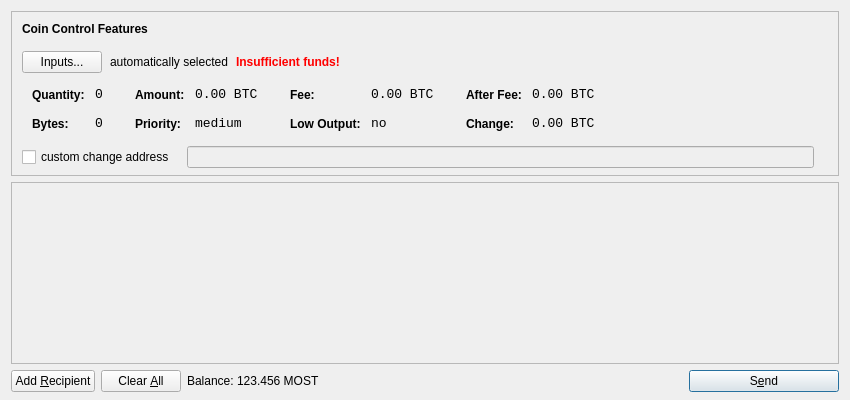
<?xml version="1.0" encoding="UTF-8"?>
<ui version="4.0">
 <class>SendCoinsDialog</class>
 <widget class="QDialog" name="SendCoinsDialog">
  <property name="geometry">
   <rect>
    <x>0</x>
    <y>0</y>
    <width>850</width>
    <height>400</height>
   </rect>
  </property>
  <property name="windowTitle">
   <string>Send Coins</string>
  </property>
  <layout class="QVBoxLayout" name="verticalLayout" stretch="0,1,0">
   <property name="bottomMargin">
    <number>8</number>
   </property>
   <item>
    <widget class="QFrame" name="frameCoinControl">
     <property name="sizePolicy">
      <sizepolicy hsizetype="Expanding" vsizetype="Expanding">
       <horstretch>0</horstretch>
       <verstretch>0</verstretch>
      </sizepolicy>
     </property>
     <property name="maximumSize">
      <size>
       <width>16777215</width>
       <height>16777215</height>
      </size>
     </property>
     <property name="frameShape">
      <enum>QFrame::StyledPanel</enum>
     </property>
     <property name="frameShadow">
      <enum>QFrame::Sunken</enum>
     </property>
     <layout class="QVBoxLayout" name="verticalLayoutCoinControl2">
      <property name="spacing">
       <number>-1</number>
      </property>
      <property name="leftMargin">
       <number>0</number>
      </property>
      <property name="topMargin">
       <number>0</number>
      </property>
      <property name="rightMargin">
       <number>0</number>
      </property>
      <property name="bottomMargin">
       <number>6</number>
      </property>
      <item>
       <layout class="QVBoxLayout" name="verticalLayoutCoinControl" stretch="0,0,0,0,1">
        <property name="spacing">
         <number>0</number>
        </property>
        <property name="leftMargin">
         <number>10</number>
        </property>
        <property name="topMargin">
         <number>10</number>
        </property>
        <item>
         <layout class="QHBoxLayout" name="horizontalLayoutCoinControl1">
          <property name="bottomMargin">
           <number>15</number>
          </property>
          <item>
           <widget class="QLabel" name="labelCoinControlFeatures">
            <property name="sizePolicy">
             <sizepolicy hsizetype="Preferred" vsizetype="Maximum">
              <horstretch>0</horstretch>
              <verstretch>0</verstretch>
             </sizepolicy>
            </property>
            <property name="font">
             <font>
              <weight>75</weight>
              <bold>true</bold>
             </font>
            </property>
            <property name="styleSheet">
             <string notr="true">font-weight:bold;</string>
            </property>
            <property name="text">
             <string>Coin Control Features</string>
            </property>
           </widget>
          </item>
         </layout>
        </item>
        <item>
         <layout class="QHBoxLayout" name="horizontalLayoutCoinControl2" stretch="0,0,0,0">
          <property name="spacing">
           <number>8</number>
          </property>
          <property name="bottomMargin">
           <number>10</number>
          </property>
          <item>
           <widget class="QPushButton" name="pushButtonCoinControl">
            <property name="styleSheet">
             <string notr="true"/>
            </property>
            <property name="text">
             <string>Inputs...</string>
            </property>
           </widget>
          </item>
          <item>
           <widget class="QLabel" name="labelCoinControlAutomaticallySelected">
            <property name="text">
             <string>automatically selected</string>
            </property>
            <property name="margin">
             <number>5</number>
            </property>
           </widget>
          </item>
          <item>
           <widget class="QLabel" name="labelCoinControlInsuffFunds">
            <property name="font">
             <font>
              <weight>75</weight>
              <bold>true</bold>
             </font>
            </property>
            <property name="styleSheet">
             <string notr="true">color:red;font-weight:bold;</string>
            </property>
            <property name="text">
             <string>Insufficient funds!</string>
            </property>
            <property name="margin">
             <number>5</number>
            </property>
           </widget>
          </item>
          <item>
           <spacer name="horizontalSpacerCoinControl">
            <property name="orientation">
             <enum>Qt::Horizontal</enum>
            </property>
            <property name="sizeHint" stdset="0">
             <size>
              <width>40</width>
              <height>1</height>
             </size>
            </property>
           </spacer>
          </item>
         </layout>
        </item>
        <item>
         <widget class="QWidget" name="widgetCoinControl" native="true">
          <property name="sizePolicy">
           <sizepolicy hsizetype="Preferred" vsizetype="Preferred">
            <horstretch>0</horstretch>
            <verstretch>0</verstretch>
           </sizepolicy>
          </property>
          <property name="minimumSize">
           <size>
            <width>0</width>
            <height>0</height>
           </size>
          </property>
          <property name="styleSheet">
           <string notr="true"/>
          </property>
          <layout class="QHBoxLayout" name="horizontalLayoutCoinControl5">
           <property name="margin">
            <number>0</number>
           </property>
           <item>
            <layout class="QHBoxLayout" name="horizontalLayoutCoinControl3" stretch="0,0,0,1">
             <property name="spacing">
              <number>20</number>
             </property>
             <property name="topMargin">
              <number>0</number>
             </property>
             <property name="bottomMargin">
              <number>10</number>
             </property>
             <item>
              <layout class="QFormLayout" name="formLayoutCoinControl1">
               <property name="horizontalSpacing">
                <number>10</number>
               </property>
               <property name="verticalSpacing">
                <number>14</number>
               </property>
               <property name="leftMargin">
                <number>10</number>
               </property>
               <property name="topMargin">
                <number>4</number>
               </property>
               <property name="rightMargin">
                <number>6</number>
               </property>
               <item row="0" column="0">
                <widget class="QLabel" name="labelCoinControlQuantityText">
                 <property name="styleSheet">
                  <string notr="true">font-weight:bold;</string>
                 </property>
                 <property name="text">
                  <string>Quantity:</string>
                 </property>
                 <property name="margin">
                  <number>0</number>
                 </property>
                </widget>
               </item>
               <item row="0" column="1">
                <widget class="QLabel" name="labelCoinControlQuantity">
                 <property name="font">
                  <font>
                   <family>Monospace</family>
                   <pointsize>10</pointsize>
                  </font>
                 </property>
                 <property name="cursor">
                  <cursorShape>IBeamCursor</cursorShape>
                 </property>
                 <property name="contextMenuPolicy">
                  <enum>Qt::ActionsContextMenu</enum>
                 </property>
                 <property name="text">
                  <string notr="true">0</string>
                 </property>
                 <property name="margin">
                  <number>0</number>
                 </property>
                 <property name="textInteractionFlags">
                  <set>Qt::LinksAccessibleByMouse|Qt::TextSelectableByKeyboard|Qt::TextSelectableByMouse</set>
                 </property>
                </widget>
               </item>
               <item row="1" column="0">
                <widget class="QLabel" name="labelCoinControlBytesText">
                 <property name="styleSheet">
                  <string notr="true">font-weight:bold;</string>
                 </property>
                 <property name="text">
                  <string>Bytes:</string>
                 </property>
                </widget>
               </item>
               <item row="1" column="1">
                <widget class="QLabel" name="labelCoinControlBytes">
                 <property name="font">
                  <font>
                   <family>Monospace</family>
                   <pointsize>10</pointsize>
                  </font>
                 </property>
                 <property name="cursor">
                  <cursorShape>IBeamCursor</cursorShape>
                 </property>
                 <property name="contextMenuPolicy">
                  <enum>Qt::ActionsContextMenu</enum>
                 </property>
                 <property name="text">
                  <string notr="true">0</string>
                 </property>
                 <property name="textInteractionFlags">
                  <set>Qt::LinksAccessibleByMouse|Qt::TextSelectableByKeyboard|Qt::TextSelectableByMouse</set>
                 </property>
                </widget>
               </item>
              </layout>
             </item>
             <item>
              <layout class="QFormLayout" name="formLayoutCoinControl2">
               <property name="horizontalSpacing">
                <number>10</number>
               </property>
               <property name="verticalSpacing">
                <number>14</number>
               </property>
               <property name="leftMargin">
                <number>6</number>
               </property>
               <property name="topMargin">
                <number>4</number>
               </property>
               <property name="rightMargin">
                <number>6</number>
               </property>
               <item row="0" column="0">
                <widget class="QLabel" name="labelCoinControlAmountText">
                 <property name="styleSheet">
                  <string notr="true">font-weight:bold;</string>
                 </property>
                 <property name="text">
                  <string>Amount:</string>
                 </property>
                 <property name="margin">
                  <number>0</number>
                 </property>
                </widget>
               </item>
               <item row="0" column="1">
                <widget class="QLabel" name="labelCoinControlAmount">
                 <property name="font">
                  <font>
                   <family>Monospace</family>
                   <pointsize>10</pointsize>
                  </font>
                 </property>
                 <property name="cursor">
                  <cursorShape>IBeamCursor</cursorShape>
                 </property>
                 <property name="contextMenuPolicy">
                  <enum>Qt::ActionsContextMenu</enum>
                 </property>
                 <property name="text">
                  <string notr="true">0.00 BTC</string>
                 </property>
                 <property name="textInteractionFlags">
                  <set>Qt::LinksAccessibleByMouse|Qt::TextSelectableByKeyboard|Qt::TextSelectableByMouse</set>
                 </property>
                </widget>
               </item>
               <item row="1" column="0">
                <widget class="QLabel" name="labelCoinControlPriorityText">
                 <property name="styleSheet">
                  <string notr="true">font-weight:bold;</string>
                 </property>
                 <property name="text">
                  <string>Priority:</string>
                 </property>
                </widget>
               </item>
               <item row="1" column="1">
                <widget class="QLabel" name="labelCoinControlPriority">
                 <property name="font">
                  <font>
                   <family>Monospace</family>
                   <pointsize>10</pointsize>
                  </font>
                 </property>
                 <property name="cursor">
                  <cursorShape>IBeamCursor</cursorShape>
                 </property>
                 <property name="contextMenuPolicy">
                  <enum>Qt::ActionsContextMenu</enum>
                 </property>
                 <property name="text">
                  <string>medium</string>
                 </property>
                 <property name="textInteractionFlags">
                  <set>Qt::LinksAccessibleByMouse|Qt::TextSelectableByKeyboard|Qt::TextSelectableByMouse</set>
                 </property>
                </widget>
               </item>
              </layout>
             </item>
             <item>
              <layout class="QFormLayout" name="formLayoutCoinControl3">
               <property name="horizontalSpacing">
                <number>10</number>
               </property>
               <property name="verticalSpacing">
                <number>14</number>
               </property>
               <property name="leftMargin">
                <number>6</number>
               </property>
               <property name="topMargin">
                <number>4</number>
               </property>
               <property name="rightMargin">
                <number>6</number>
               </property>
               <item row="0" column="0">
                <widget class="QLabel" name="labelCoinControlFeeText">
                 <property name="styleSheet">
                  <string notr="true">font-weight:bold;</string>
                 </property>
                 <property name="text">
                  <string>Fee:</string>
                 </property>
                 <property name="margin">
                  <number>0</number>
                 </property>
                </widget>
               </item>
               <item row="0" column="1">
                <widget class="QLabel" name="labelCoinControlFee">
                 <property name="font">
                  <font>
                   <family>Monospace</family>
                   <pointsize>10</pointsize>
                  </font>
                 </property>
                 <property name="cursor">
                  <cursorShape>IBeamCursor</cursorShape>
                 </property>
                 <property name="contextMenuPolicy">
                  <enum>Qt::ActionsContextMenu</enum>
                 </property>
                 <property name="text">
                  <string notr="true">0.00 BTC</string>
                 </property>
                 <property name="textInteractionFlags">
                  <set>Qt::LinksAccessibleByMouse|Qt::TextSelectableByKeyboard|Qt::TextSelectableByMouse</set>
                 </property>
                </widget>
               </item>
               <item row="1" column="0">
                <widget class="QLabel" name="labelCoinControlLowOutputText">
                 <property name="styleSheet">
                  <string notr="true">font-weight:bold;</string>
                 </property>
                 <property name="text">
                  <string>Low Output:</string>
                 </property>
                </widget>
               </item>
               <item row="1" column="1">
                <widget class="QLabel" name="labelCoinControlLowOutput">
                 <property name="font">
                  <font>
                   <family>Monospace</family>
                   <pointsize>10</pointsize>
                  </font>
                 </property>
                 <property name="cursor">
                  <cursorShape>IBeamCursor</cursorShape>
                 </property>
                 <property name="contextMenuPolicy">
                  <enum>Qt::ActionsContextMenu</enum>
                 </property>
                 <property name="text">
                  <string>no</string>
                 </property>
                 <property name="textInteractionFlags">
                  <set>Qt::LinksAccessibleByMouse|Qt::TextSelectableByKeyboard|Qt::TextSelectableByMouse</set>
                 </property>
                </widget>
               </item>
              </layout>
             </item>
             <item>
              <layout class="QFormLayout" name="formLayoutCoinControl4">
               <property name="horizontalSpacing">
                <number>10</number>
               </property>
               <property name="verticalSpacing">
                <number>14</number>
               </property>
               <property name="leftMargin">
                <number>6</number>
               </property>
               <property name="topMargin">
                <number>4</number>
               </property>
               <property name="rightMargin">
                <number>6</number>
               </property>
               <item row="0" column="0">
                <widget class="QLabel" name="labelCoinControlAfterFeeText">
                 <property name="styleSheet">
                  <string notr="true">font-weight:bold;</string>
                 </property>
                 <property name="text">
                  <string>After Fee:</string>
                 </property>
                 <property name="margin">
                  <number>0</number>
                 </property>
                </widget>
               </item>
               <item row="0" column="1">
                <widget class="QLabel" name="labelCoinControlAfterFee">
                 <property name="font">
                  <font>
                   <family>Monospace</family>
                   <pointsize>10</pointsize>
                  </font>
                 </property>
                 <property name="cursor">
                  <cursorShape>IBeamCursor</cursorShape>
                 </property>
                 <property name="contextMenuPolicy">
                  <enum>Qt::ActionsContextMenu</enum>
                 </property>
                 <property name="text">
                  <string notr="true">0.00 BTC</string>
                 </property>
                 <property name="textInteractionFlags">
                  <set>Qt::LinksAccessibleByMouse|Qt::TextSelectableByKeyboard|Qt::TextSelectableByMouse</set>
                 </property>
                </widget>
               </item>
               <item row="1" column="0">
                <widget class="QLabel" name="labelCoinControlChangeText">
                 <property name="styleSheet">
                  <string notr="true">font-weight:bold;</string>
                 </property>
                 <property name="text">
                  <string>Change:</string>
                 </property>
                </widget>
               </item>
               <item row="1" column="1">
                <widget class="QLabel" name="labelCoinControlChange">
                 <property name="font">
                  <font>
                   <family>Monospace</family>
                   <pointsize>10</pointsize>
                  </font>
                 </property>
                 <property name="cursor">
                  <cursorShape>IBeamCursor</cursorShape>
                 </property>
                 <property name="contextMenuPolicy">
                  <enum>Qt::ActionsContextMenu</enum>
                 </property>
                 <property name="text">
                  <string notr="true">0.00 BTC</string>
                 </property>
                 <property name="textInteractionFlags">
                  <set>Qt::LinksAccessibleByMouse|Qt::TextSelectableByKeyboard|Qt::TextSelectableByMouse</set>
                 </property>
                </widget>
               </item>
              </layout>
             </item>
            </layout>
           </item>
          </layout>
         </widget>
        </item>
        <item>
         <layout class="QHBoxLayout" name="horizontalLayoutCoinControl4" stretch="0,0,0">
          <property name="spacing">
           <number>12</number>
          </property>
          <property name="sizeConstraint">
           <enum>QLayout::SetDefaultConstraint</enum>
          </property>
          <property name="topMargin">
           <number>5</number>
          </property>
          <property name="rightMargin">
           <number>5</number>
          </property>
          <item>
           <widget class="QCheckBox" name="checkBoxCoinControlChange">
            <property name="text">
             <string>custom change address</string>
            </property>
           </widget>
          </item>
          <item>
           <widget class="QLineEdit" name="lineEditCoinControlChange">
            <property name="enabled">
             <bool>false</bool>
            </property>
            <property name="sizePolicy">
             <sizepolicy hsizetype="Expanding" vsizetype="Fixed">
              <horstretch>0</horstretch>
              <verstretch>0</verstretch>
             </sizepolicy>
            </property>
           </widget>
          </item>
          <item>
           <widget class="QLabel" name="labelCoinControlChangeLabel">
            <property name="sizePolicy">
             <sizepolicy hsizetype="Preferred" vsizetype="Expanding">
              <horstretch>0</horstretch>
              <verstretch>0</verstretch>
             </sizepolicy>
            </property>
            <property name="minimumSize">
             <size>
              <width>0</width>
              <height>0</height>
             </size>
            </property>
            <property name="text">
             <string/>
            </property>
            <property name="margin">
             <number>3</number>
            </property>
           </widget>
          </item>
         </layout>
        </item>
        <item>
         <spacer name="verticalSpacerCoinControl">
          <property name="orientation">
           <enum>Qt::Vertical</enum>
          </property>
          <property name="sizeHint" stdset="0">
           <size>
            <width>800</width>
            <height>1</height>
           </size>
          </property>
         </spacer>
        </item>
       </layout>
      </item>
     </layout>
    </widget>
   </item>
   <item>
    <widget class="QScrollArea" name="scrollArea">
     <property name="widgetResizable">
      <bool>true</bool>
     </property>
     <widget class="QWidget" name="scrollAreaWidgetContents">
      <property name="geometry">
       <rect>
        <x>0</x>
        <y>0</y>
        <width>830</width>
        <height>165</height>
       </rect>
      </property>
      <layout class="QVBoxLayout" name="verticalLayout_2">
       <property name="margin">
        <number>0</number>
       </property>
       <item>
        <layout class="QVBoxLayout" name="entries">
         <property name="spacing">
          <number>6</number>
         </property>
        </layout>
       </item>
       <item>
        <spacer name="verticalSpacer">
         <property name="orientation">
          <enum>Qt::Vertical</enum>
         </property>
         <property name="sizeHint" stdset="0">
          <size>
           <width>20</width>
           <height>40</height>
          </size>
         </property>
        </spacer>
       </item>
      </layout>
     </widget>
    </widget>
   </item>
   <item>
    <layout class="QHBoxLayout" name="horizontalLayout">
     <item>
      <widget class="QPushButton" name="addButton">
       <property name="toolTip">
        <string>Send to multiple recipients at once</string>
       </property>
       <property name="text">
        <string>Add &amp;Recipient</string>
       </property>
       <property name="icon">
        <iconset resource="../bitcoin.qrc">
         <normaloff>:/icons/add</normaloff>:/icons/add</iconset>
       </property>
       <property name="autoDefault">
        <bool>false</bool>
       </property>
      </widget>
     </item>
     <item>
      <widget class="QPushButton" name="clearButton">
       <property name="sizePolicy">
        <sizepolicy hsizetype="Minimum" vsizetype="Fixed">
         <horstretch>0</horstretch>
         <verstretch>0</verstretch>
        </sizepolicy>
       </property>
       <property name="toolTip">
        <string>Remove all transaction fields</string>
       </property>
       <property name="text">
        <string>Clear &amp;All</string>
       </property>
       <property name="icon">
        <iconset resource="../bitcoin.qrc">
         <normaloff>:/icons/remove</normaloff>:/icons/remove</iconset>
       </property>
       <property name="autoRepeatDelay">
        <number>300</number>
       </property>
       <property name="autoDefault">
        <bool>false</bool>
       </property>
      </widget>
     </item>
     <item>
      <layout class="QHBoxLayout" name="horizontalLayout_2">
       <property name="spacing">
        <number>3</number>
       </property>
       <item>
        <widget class="QLabel" name="label">
         <property name="text">
          <string>Balance:</string>
         </property>
        </widget>
       </item>
       <item>
        <widget class="QLabel" name="labelBalance">
         <property name="cursor">
          <cursorShape>IBeamCursor</cursorShape>
         </property>
         <property name="text">
          <string>123.456 MOST</string>
         </property>
         <property name="textInteractionFlags">
          <set>Qt::LinksAccessibleByMouse|Qt::TextSelectableByKeyboard|Qt::TextSelectableByMouse</set>
         </property>
        </widget>
       </item>
      </layout>
     </item>
     <item>
      <spacer name="horizontalSpacer">
       <property name="orientation">
        <enum>Qt::Horizontal</enum>
       </property>
       <property name="sizeHint" stdset="0">
        <size>
         <width>40</width>
         <height>20</height>
        </size>
       </property>
      </spacer>
     </item>
     <item>
      <widget class="QPushButton" name="sendButton">
       <property name="minimumSize">
        <size>
         <width>150</width>
         <height>0</height>
        </size>
       </property>
       <property name="toolTip">
        <string>Confirm the send action</string>
       </property>
       <property name="text">
        <string>S&amp;end</string>
       </property>
       <property name="icon">
        <iconset resource="../bitcoin.qrc">
         <normaloff>:/icons/send</normaloff>:/icons/send</iconset>
       </property>
       <property name="default">
        <bool>true</bool>
       </property>
      </widget>
     </item>
    </layout>
   </item>
  </layout>
 </widget>
 <resources>
  <include location="../bitcoin.qrc"/>
 </resources>
 <connections/>
</ui>
